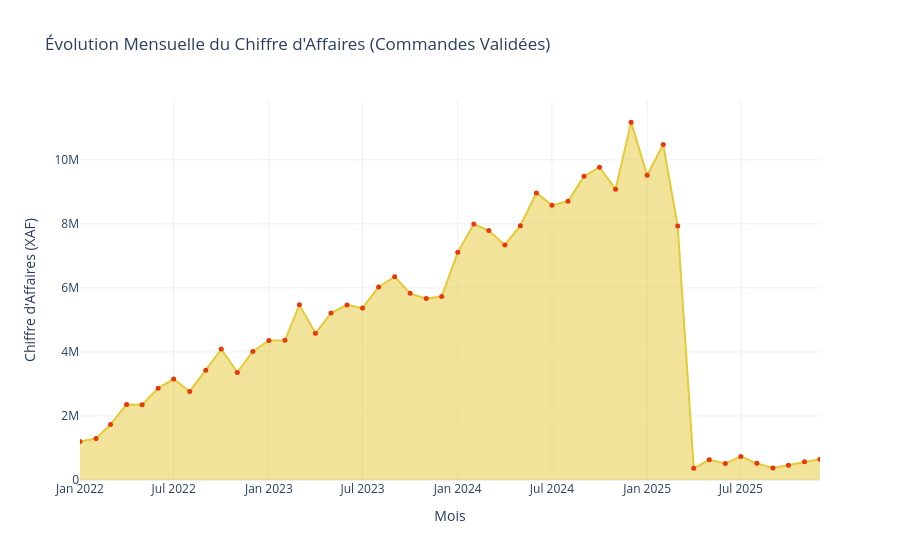

Notebook cell for this chart:
### Markdown cell above
### Montrons l'évolution du chiffre d'affaire par mois

### Code cell
status_invalides = ['cancelled', 'in_progress' ]
df_filtered = orders[~orders['status'].str.lower().isin(status_invalides)].copy()

df_filtered['order_date'] = pd.to_datetime(df_filtered['order_date'])

monthly_finance = (df_filtered.groupby(df_filtered['order_date'].dt.to_period('M'))
                   .agg({
                       'total_amount_xaf_clean': 'sum', 
                       'order_id': 'count'
                        })
                   .reset_index())

monthly_finance['order_date'] = monthly_finance['order_date'].dt.to_timestamp()
monthly_finance.columns = ['Mois', 'Chiffre_Affaires', 'Nombre_Commandes']

fig = px.area(
    monthly_finance, 
    x='Mois', 
    y='Chiffre_Affaires',
    title="Évolution Mensuelle du Chiffre d'Affaires (Commandes Validées)",
    markers=True,
    text=None, 
    labels={'Chiffre_Affaires': 'CA (FCFA)', 'Mois': 'Période'},
    template="plotly_white"
)

fig.update_traces(
    line_color="#E4CA36", 
    line_width=2,
    marker=dict(size=5, color='#E9370B', symbol='circle'),
    hovertemplate="<b>Mois:</b> %{x|%B %Y}<br><b>CA:</b> %{y:,.0f} FCFA<extra></extra>"
)

fig.update_layout(
    xaxis_title="Mois",
    yaxis_title="Chiffre d'Affaires (XAF)",
    hovermode="x unified" 
)

fig.show()

fig.write_html("../reports/EDA/Chiffre_D'affaire.html")
fig.write_image("../reports/EDA/Chiffre_D'affaire.png", scale=2)

### Figure 1 — Plotly figure (JSON) as saved in the notebook; plotly's stock layout.template omitted (floating-point values rounded to 4 significant figures)
{"data": [{"fillpattern": {"shape": ""}, "hovertemplate": "<b>Mois:</b> %{x|%B %Y}<br><b>CA:</b> %{y:,.0f} FCFA<extra></extra>", "legendgroup": "", "line": {"color": "#E4CA36", "width": 2}, "marker": {"color": "#E9370B", "size": 5, "symbol": "circle"}, "mode": "lines+markers", "name": "", "orientation": "v", "showlegend": false, "stackgroup": "1", "type": "scatter", "x": ["2022-01-01T00:00:00", "2022-02-01T00:00:00", "2022-03-01T00:00:00", "2022-04-01T00:00:00", "2022-05-01T00:00:00", "2022-06-01T00:00:00", "2022-07-01T00:00:00", "2022-08-01T00:00:00", "2022-09-01T00:00:00", "2022-10-01T00:00:00", "2022-11-01T00:00:00", "2022-12-01T00:00:00", "2023-01-01T00:00:00", "2023-02-01T00:00:00", "2023-03-01T00:00:00", "2023-04-01T00:00:00", "2023-05-01T00:00:00", "2023-06-01T00:00:00", "2023-07-01T00:00:00", "2023-08-01T00:00:00", "2023-09-01T00:00:00", "2023-10-01T00:00:00", "2023-11-01T00:00:00", "2023-12-01T00:00:00", "2024-01-01T00:00:00", "2024-02-01T00:00:00", "2024-03-01T00:00:00", "2024-04-01T00:00:00", "2024-05-01T00:00:00", "2024-06-01T00:00:00", "2024-07-01T00:00:00", "2024-08-01T00:00:00", "2024-09-01T00:00:00", "2024-10-01T00:00:00", "2024-11-01T00:00:00", "2024-12-01T00:00:00", "2025-01-01T00:00:00", "2025-02-01T00:00:00", "2025-03-01T00:00:00", "2025-04-01T00:00:00", "2025-05-01T00:00:00", "2025-06-01T00:00:00", "2025-07-01T00:00:00", "2025-08-01T00:00:00", "2025-09-01T00:00:00", "2025-10-01T00:00:00", "2025-11-01T00:00:00", "2025-12-01T00:00:00"], "xaxis": "x", "y": [1206000.0, 1294000.0, 1736000.0, 2361000.0, 2353000.0, 2866000.0, 3154000.0, 2765000.0, 3432000.0, 4089000.0, 3361000.0, 4015000.0, 4361000.0, 4362000.0, 5470000.0, 4583000.0, 5214000.0, 5470000.0, 5369000.0, 6029000.0, 6349000.0, 5830000.0, 5666000.0, 5734000.0, 7111000.0, 7996000.0, 7791000.0, 7344000.0, 7943000.0, 8967000.0, 8584000.0, 8704000.0, 9486000.0, 9769000.0, 9079000.0, 11180000.0, 9519000.0, 10480000.0, 7934000.0, 364200.0, 629700.0, 519100.0, 734200.0, 520400.0, 376600.0, 462600.0, 566500.0, 651700.0], "yaxis": "y"}], "layout": {"hovermode": "x unified", "legend": {"tracegroupgap": 0}, "title": {"text": "Évolution Mensuelle du Chiffre d'Affaires (Commandes Validées)"}, "xaxis": {"anchor": "y", "domain": [0, 1], "title": {"text": "Mois"}}, "yaxis": {"anchor": "x", "domain": [0, 1], "title": {"text": "Chiffre d'Affaires (XAF)"}}}}
